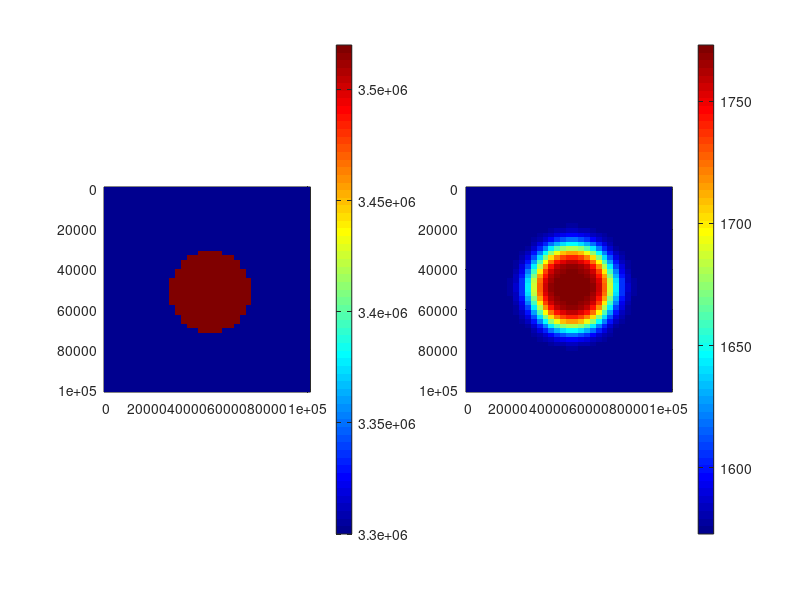

The MATLAB source for this figure:
%% Temperature eq in Lagrangian model
% explicit
% Yuan Xie, 23.11.2022
% Homework 9 

% 1) Clear memory and figures
clear all
clf

% 2) Define Numerical model
xsize=100*1000; % Horizontal model size, m
ysize=100*1000; % Vertical model size, m
Nx=35; % Horizontal grid resolution
Ny=45; % Vertical grid resolution
Nx1=Nx+1;
Ny1=Ny+1;
dx=xsize/(Nx-1); % Horizontal grid step, m
dy=ysize/(Ny-1); % Vertical grid step, m
xT=-dx/2:dx:xsize+dx/2; % Horizontal coordinates of grid points, m
yT=-dy/2:dy:ysize+dy/2; % Vertical coordinates of grid points, m
K=3;
T0=zeros(Ny1,Nx1);
Tdt=zeros(Ny1,Nx1);
RHOCp=zeros(Ny1,Nx1);


% Define density and temperature field
C=[xsize/2,ysize/2];% center point
radius=20*1000; % radium of density anormaly,m

for i=1:1:Ny1
    for j=1:1:Nx1
        x1=xT(j);
        y1=yT(i); % location of each point
        d=sqrt((x1-C(1))^2+(y1-C(2))^2); % distance between center point and each point
        if d <= radius
            RHO=3200;
            Cp=1100;
            RHOCp(i,j)=RHO*Cp;  % density
            T0(i,j)=1773;         
        else
            RHO=3300;
            Cp=1000;            
            RHOCp(i,j)=RHO*Cp;  % density
            T0(i,j)=1573;
        end
    end
end

Nmax=10; % Number of time steps
for niter=1:1:Nmax
    for j=1:1:Nx1
        for i=1:1:Ny1
            dt=min(dx,dy)^2/(4*K/min(min(RHOCp)));
            % BC
            if(i==1)
                 Tdt(i,j)=1573*2-T0(i+1,j);
            elseif(i==Ny1)
                Tdt(i,j)=1573*2-T0(i-1,j);
            elseif(j==1)
                Tdt(i,j)=T0(i,j+1);
            elseif ( j==Nx1 )
                Tdt(i,j)=T0(i,j-1);
            else
                
                %                    T2
                %                   i-1,j
                %                    |
                %                    |
                %         T1---------T3---------T5
                %         i,j-1     i,j         i,j+1
                %                    |
                %                    |
                %                    T4
                %                   i+1,j
                T1=T0(i,j-1);
                T2=T0(i-1,j);
                T3=T0(i,j);
                T4=T0(i+1,j);
                T5=T0(i,j+1);
                Tdt(i,j)=K*dt/RHOCp(i,j)*((T5-2*T3+T1)/dx^2+(T4-2*T3+T2)/dy^2)+T3;
            end
        end
    end
    T0=Tdt;
end

% reload 
T0=Tdt;


figure(1); clf;
% Colormap
colormap('Jet');
subplot(1,2,1)
pcolor(xT,yT,RHOCp)
colorbar
shading flat;
axis ij image; % Image sizes propotional to coordinates, vertical axis upside down

subplot(1,2,2)
pcolor(xT,yT,T0)
colorbar
shading interp
axis ij image; % Image sizes propotional to coordinates, vertical axis upside down


aaa(1,1)=T0(17,15);
format long e
disp(aaa)
% aaa(1,1)=TDT(17,15); %[1701.50831679871], K=3, 2D 100x100km, 35x45 explicit
% aaa(1,1)=TDT(17,15); %[1704.92596509904], K=3, 2D 100x100km, 35x45  implicit


